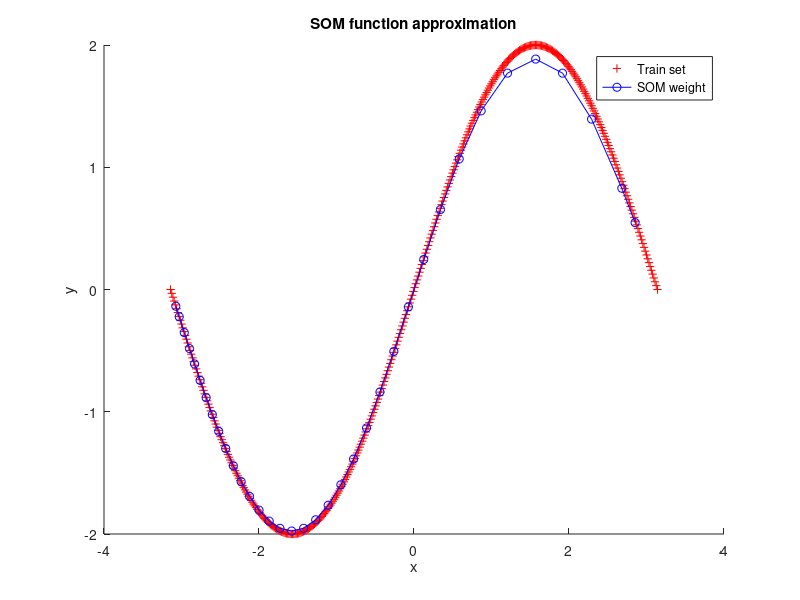

Reproduce this figure in MATLAB.
clc
clear
close all;
rng(520)
%% Train data
x = linspace(-pi,pi,400);
trainX = [x;2*sin(x)]; 
n_train=size(trainX,2);
M=1;
N=36;
T=600;
neurons = rand(M,N);
sigma0 = sqrt(M^2+N^2)/2;
lr0 = 0.1;
constant=T/log(sigma0);
%%  train som
for epoch = 1:T
    lr = lr0*exp(-epoch/T);
    sigma = sigma0*exp(-epoch/constant);
    for i = 1:n_train
        dis = sum((trainX(:,i) - neurons).^2,1);
        [~,winner] = min(dis,[],2);
        d = abs([1:36]-winner);
        h = exp(-d.^2/(2*sigma^2));
        % Update
        neurons = neurons + lr*h.*(trainX(:,i) - neurons);
    end
end
hold on
plot(trainX(1,:),trainX(2,:),'+r');
plot(neurons(1,:),neurons(2,:),'bo-');
xlabel('x');
ylabel('y');
legend('Train set', 'SOM weight');
title('SOM function approximation');
hold off

